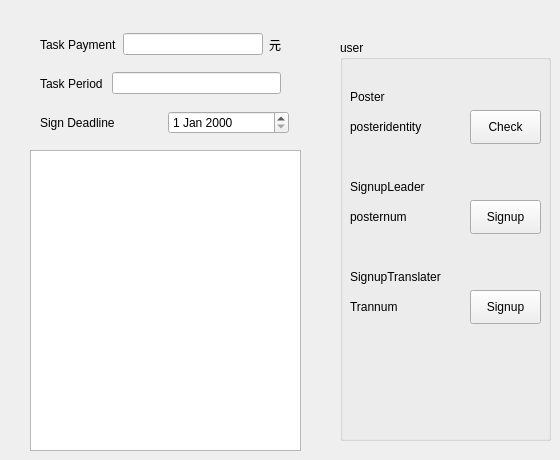
    <widget class="QWidget" name="checkleadervisitorpage">
     <widget class="QGroupBox" name="groupBox_7">
      <property name="geometry">
       <rect>
        <x>340</x>
        <y>40</y>
        <width>211</width>
        <height>401</height>
       </rect>
      </property>
      <property name="title">
       <string>user</string>
      </property>
      <widget class="QLabel" name="vl_posterlabel">
       <property name="geometry">
        <rect>
         <x>10</x>
         <y>40</y>
         <width>54</width>
         <height>34</height>
        </rect>
       </property>
       <property name="text">
        <string>Poster</string>
       </property>
      </widget>
      <widget class="QLabel" name="vl_tranlabel">
       <property name="geometry">
        <rect>
         <x>10</x>
         <y>220</y>
         <width>151</width>
         <height>34</height>
        </rect>
       </property>
       <property name="text">
        <string>SignupTranslater</string>
       </property>
      </widget>
      <widget class="QLabel" name="vl_posterread">
       <property name="geometry">
        <rect>
         <x>10</x>
         <y>70</y>
         <width>101</width>
         <height>34</height>
        </rect>
       </property>
       <property name="text">
        <string>posteridentity</string>
       </property>
      </widget>
      <widget class="QPushButton" name="vl_checkposterbutton">
       <property name="geometry">
        <rect>
         <x>130</x>
         <y>70</y>
         <width>71</width>
         <height>34</height>
        </rect>
       </property>
       <property name="text">
        <string>Check</string>
       </property>
      </widget>
      <widget class="QLabel" name="vl_signuptrannum">
       <property name="geometry">
        <rect>
         <x>10</x>
         <y>250</y>
         <width>91</width>
         <height>34</height>
        </rect>
       </property>
       <property name="text">
        <string>Trannum</string>
       </property>
      </widget>
      <widget class="QPushButton" name="vl_signuptranbutton">
       <property name="geometry">
        <rect>
         <x>130</x>
         <y>250</y>
         <width>71</width>
         <height>34</height>
        </rect>
       </property>
       <property name="text">
        <string>Signup</string>
       </property>
      </widget>
      <widget class="QPushButton" name="vl_signupleader">
       <property name="geometry">
        <rect>
         <x>130</x>
         <y>160</y>
         <width>71</width>
         <height>34</height>
        </rect>
       </property>
       <property name="text">
        <string>Signup</string>
       </property>
      </widget>
      <widget class="QLabel" name="vl_leaderlabel">
       <property name="geometry">
        <rect>
         <x>10</x>
         <y>130</y>
         <width>111</width>
         <height>34</height>
        </rect>
       </property>
       <property name="text">
        <string>SignupLeader</string>
       </property>
      </widget>
      <widget class="QLabel" name="vl_signupleadernum">
       <property name="geometry">
        <rect>
         <x>10</x>
         <y>160</y>
         <width>101</width>
         <height>34</height>
        </rect>
       </property>
       <property name="text">
        <string>posternum</string>
       </property>
      </widget>
     </widget>
     <widget class="QTextBrowser" name="vl_bookintrobrowser">
      <property name="geometry">
       <rect>
        <x>30</x>
        <y>150</y>
        <width>271</width>
        <height>301</height>
       </rect>
      </property>
     </widget>
     <widget class="QWidget" name="layoutWidget_16">
      <property name="geometry">
       <rect>
        <x>40</x>
        <y>70</y>
        <width>241</width>
        <height>27</height>
       </rect>
      </property>
      <layout class="QHBoxLayout" name="horizontalLayout_22">
       <item>
        <widget class="QLabel" name="vl_circletimelabel">
         <property name="text">
          <string>Task Period </string>
         </property>
        </widget>
       </item>
       <item>
        <widget class="QLineEdit" name="vl_circleread"/>
       </item>
      </layout>
     </widget>
     <widget class="QWidget" name="layoutWidget_17">
      <property name="geometry">
       <rect>
        <x>40</x>
        <y>110</y>
        <width>249</width>
        <height>26</height>
       </rect>
      </property>
      <layout class="QHBoxLayout" name="horizontalLayout_23">
       <item>
        <widget class="QLabel" name="vl_signupdeadlinelabel">
         <property name="text">
          <string>Sign Deadline</string>
         </property>
        </widget>
       </item>
       <item>
        <widget class="QDateEdit" name="vl_signupdeadlineread"/>
       </item>
      </layout>
     </widget>
     <widget class="QWidget" name="layoutWidget_7">
      <property name="geometry">
       <rect>
        <x>40</x>
        <y>30</y>
        <width>241</width>
        <height>29</height>
       </rect>
      </property>
      <layout class="QHBoxLayout" name="horizontalLayout_12">
       <item>
        <layout class="QHBoxLayout" name="horizontalLayout_24">
         <item>
          <widget class="QLabel" name="vl_taskpaymentlabel">
           <property name="text">
            <string>Task Payment</string>
           </property>
          </widget>
         </item>
         <item>
          <widget class="QLineEdit" name="vl_taskpaymentread"/>
         </item>
        </layout>
       </item>
       <item>
        <widget class="QLabel" name="label_17">
         <property name="text">
          <string>元</string>
         </property>
        </widget>
       </item>
      </layout>
     </widget>
    </widget>
